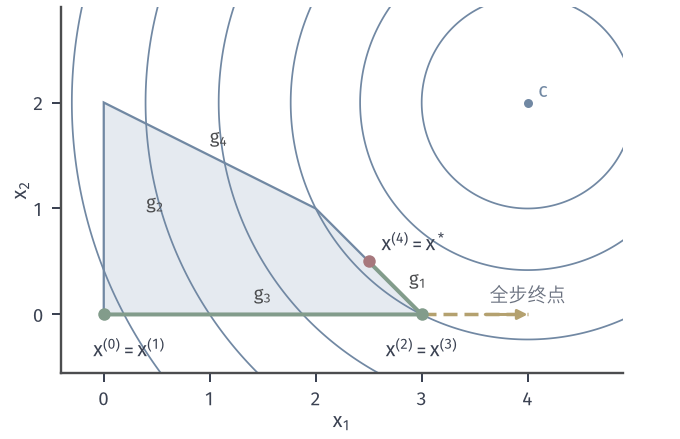

Source code (Python):
from pathlib import Path
import sys
sys.path.insert(0, str(Path(__file__).resolve().parents[1]/"sqp-common"))
from sqp_fig import *
HERE = Path(__file__).resolve().parent
# min .5||x-c||^2, c=(4,2), x1+x2<=3, -x1<=0, -x2<=0, x1+2x2<=4
c=np.array([4.,2.]); poly=np.array([[0,0],[3,0],[2,1],[0,2]],float)
fig,ax=figure(width_mm=96,height_mm=62)
X,Y=np.meshgrid(np.linspace(-.5,5,400),np.linspace(-.6,3.2,400))
ax.fill(poly[:,0],poly[:,1],facecolor=BLUE_FILL,edgecolor=BLUE,lw=.9,zorder=1)
ax.contour(X,Y,.5*((X-4)**2+(Y-2)**2),levels=[.5,1.25,2.5,4.25,6.5,9.25],colors=BLUE,linewidths=.7,linestyles="solid",zorder=2)
P=np.array([[0,0],[3,0],[2.5,.5]])
ax.plot(P[:,0],P[:,1],color=GREEN,lw=1.6,zorder=5)
ax.plot([3,4],[0,0],color=YELLOW,lw=1.4,ls=(0,(4,2)),zorder=4); arrow(ax,(3.6,0),(4,0),color=YELLOW,lw=1.2)
for q in P[:2]: dot(ax,q,GREEN)
dot(ax,P[2]); dot(ax,c,BLUE,ms=3.6)
ax.text(-.1,-.33,'$\\mathbf{x}^{(0)}=\\mathbf{x}^{(1)}$',fontsize=8,ha='left',va='center'); ax.text(3.0,-.33,'$\\mathbf{x}^{(2)}=\\mathbf{x}^{(3)}$',fontsize=8,ha='center',va='center'); ax.text(2.62,.6,'$\\mathbf{x}^{(4)}=\\mathbf{x}^*$',fontsize=8,ha='left')
ax.text(4.1,2.05,'$\\mathbf{c}$',fontsize=8,color=BLUE); ax.text(4.0,.12,'全步终点',fontsize=7.5,color=MUTED,ha='center')
ax.text(1.5,.14,'$g_3$',color=EDGE,fontsize=7.5,ha='center'); ax.text(.4,1.0,'$g_2$',color=EDGE,fontsize=7.5); ax.text(2.88,.28,'$g_1$',color=EDGE,fontsize=7.5); ax.text(1.0,1.62,'$g_4$',color=EDGE,fontsize=7.5)
setup(ax,(-.4,4.9),(-.55,2.9),xt=(0,1,2,3,4),yt=(0,1,2))
save(fig,HERE,'figure',{'c':c.tolist(),'iterates':P.tolist()})
